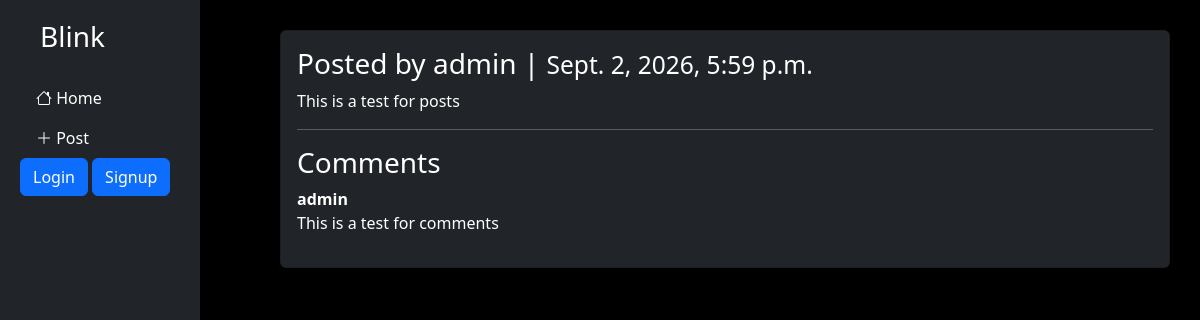
The app's page /post/1/ with its own data.
### posts/models.py (models this page shows, shortened)
class Post(models.Model):
    author = models.ForeignKey(
        get_user_model(),
        on_delete=models.CASCADE,
    )
    content = models.TextField(max_length=200)
    date = models.DateTimeField(auto_now_add=True)

class Comment(models.Model):
    post=models.ForeignKey(
        Post,
        on_delete=models.CASCADE,
        related_name="comments"
    )
    author = models.ForeignKey(
        get_user_model(),
        on_delete=models.CASCADE,
        related_name="comments"
    )
    content = models.TextField(max_length=200)

### users/models.py (models this page shows)
class CustomUser(AbstractUser):
    age = models.PositiveIntegerField(null=True, blank=True)
    bio = models.TextField(max_length=500, blank=True)
    profile_picture = models.ImageField(
        upload_to='profile_pictures/',
        blank=True,
        null=True
    )
    background_picture = models.ImageField(
        upload_to='background_pictures/',
        blank=True,
        null=True
    )

### posts/views.py (the view)
# urls.py: path('post/<int:pk>/', PostDetailView.as_view(), name='post_detail'),
class PostDetailView(DetailView):
    model = Post
    template_name = 'post/post_detail.html'
    context_object_name = 'post'

### templates/post/post_detail.html
{% extends 'base.html' %}
{% block content %}
<div class="card bg-dark text-white mb-3">
    <div class="card-body">
        <a class="text-white text-decoration-none" href="{% url 'profile' post.author.pk %}">
             <h3>Posted by {{ post.author.username }} | <small>{{ post.date }}</small> </h3>
        </a>
        <p>{{ post.content }}</p>
        <hr>
        <h3>Comments</h3>
        {% for comment in post.comments.all %}
        <div>
            <strong>{{ comment.author.username }}</strong>
            <p>{{ comment.content }}</p>
        {% empty %}
            <p>No comments yet.</p>
        {% endfor %}
    </div>
</div>
{% endblock content %}

### static/style.css (style rules this page uses)
body { background-color: red !important; }

### records on screen
Post: author.username "admin", date "Sept. 2, 2026, 5:59 p.m.", content "This is a test for posts"
Comment: author.username "admin", content "This is a test for comments"
